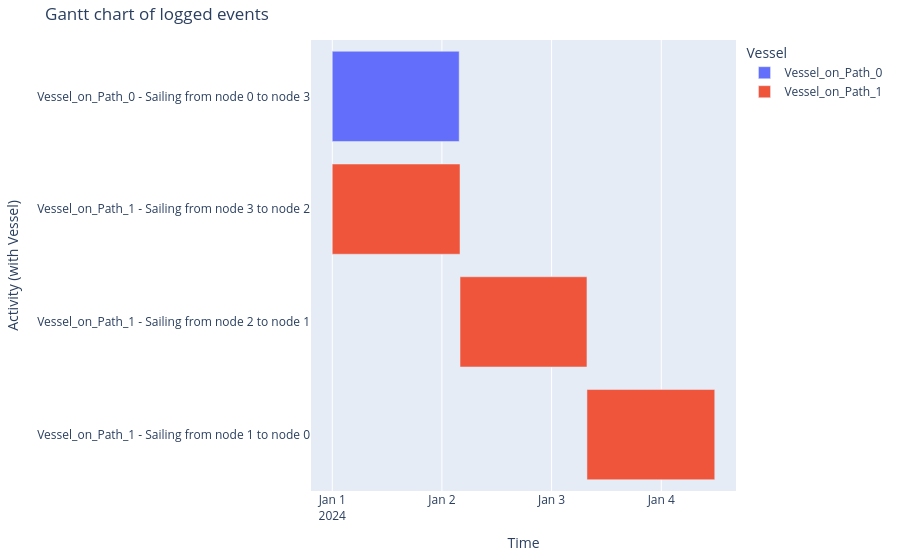

Here is the notebook cell this chart was saved with:
### Code cell
generate_vessel_gantt_chart(df_eventtable)

### Figure 1 — Plotly figure (JSON) as saved in the notebook; plotly's stock layout.template omitted (floating-point values rounded to 4 significant figures)
{"data": [{"base": ["2024-01-01T00:00:00.000000000"], "hovertemplate": "object name=Vessel_on_Path_0<br>start time=%{base}<br>stop time=%{x}<br>activity label=%{y}<extra></extra>", "legendgroup": "Vessel_on_Path_0", "marker": {"color": "#636efa", "pattern": {"shape": ""}}, "name": "Vessel_on_Path_0", "orientation": "h", "showlegend": true, "textposition": "auto", "type": "bar", "x": [100000000], "xaxis": "x", "y": ["Vessel_on_Path_0 - Sailing from node 0 to node 3"], "yaxis": "y"}, {"base": ["2024-01-01T00:00:00.000000000", "2024-01-02T03:57:41.408671000", "2024-01-03T07:44:33.782370000"], "hovertemplate": "object name=Vessel_on_Path_1<br>start time=%{base}<br>stop time=%{x}<br>activity label=%{y}<extra></extra>", "legendgroup": "Vessel_on_Path_1", "marker": {"color": "#EF553B", "pattern": {"shape": ""}}, "name": "Vessel_on_Path_1", "orientation": "h", "showlegend": true, "textposition": "auto", "type": "bar", "x": [100661408, 100012373, 100673865], "xaxis": "x", "y": ["Vessel_on_Path_1 - Sailing from node 3 to node 2", "Vessel_on_Path_1 - Sailing from node 2 to node 1", "Vessel_on_Path_1 - Sailing from node 1 to node 0"], "yaxis": "y"}], "layout": {"barmode": "overlay", "legend": {"title": {"text": "Vessel"}, "tracegroupgap": 0}, "margin": {"b": 20, "l": 20, "r": 20, "t": 40}, "title": {"text": "Gantt chart of logged events"}, "xaxis": {"anchor": "y", "domain": [0, 1], "title": {"text": "Time"}, "type": "date"}, "yaxis": {"anchor": "x", "autorange": "reversed", "domain": [0, 1], "title": {"text": "Activity (with Vessel)"}}}}
